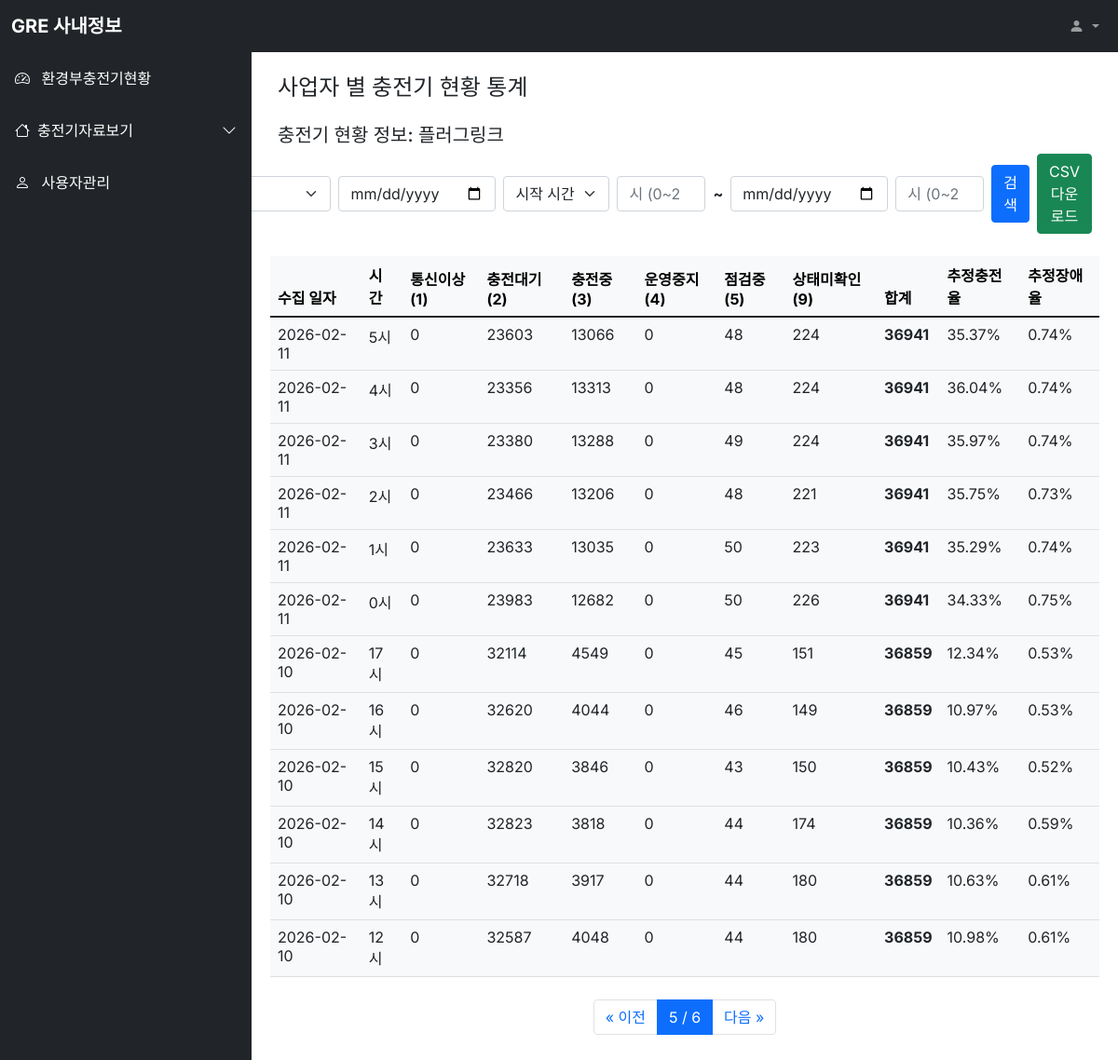
The app's page /dashboard/cpo/?page=5& with its own data.
### dashboard/models.py (models this page shows, shortened)
class cpstatSum(models.Model):
    collected_date = models.DateField(verbose_name="수집 일자")
    hour = models.IntegerField(verbose_name="수집 시간(시)")
    busiid = models.CharField(max_length=50, verbose_name="사업자 ID")
    stat_1_count = models.IntegerField(default=0, verbose_name="통신이상(1)")
    stat_2_count = models.IntegerField(default=0, verbose_name="충전대기(2)")
    stat_3_count = models.IntegerField(default=0, verbose_name="충전중(3)")
    stat_4_count = models.IntegerField(default=0, verbose_name="운영중지(4)")
    stat_5_count = models.IntegerField(default=0, verbose_name="점검중(5)")
    stat_9_count = models.IntegerField(default=0, verbose_name="상태미확인(9)")
    class Meta:
        unique_together = ('collected_date', 'hour', 'busiid')
        verbose_name = "시간별 충전기 상태 요약"
        verbose_name_plural = "시간별 충전기 상태 요약 목록"
    @property
    def total_count(self):
        return (self.stat_1_count + self.stat_2_count + self.stat_3_count +
                self.stat_4_count + self.stat_5_count + self.stat_9_count)
    @property
    def charging_ratio(self):
        if self.total_count == 0:
            return 0
        return (self.stat_3_count / self.total_count) * 100
    @property
    def error_ratio(self):
        if self.total_count == 0:
            return 0
        return (self.stat_1_count + self.stat_4_count + self.stat_5_count + self.stat_9_count) / self.total_count * 100

### dashboard/views.py (the view, shortened to what this page needs)
# urls.py: path('cpo/', views.cpostatSumList.as_view()),
class cpostatSumList(ListView):
  model = cpstatSum
  template_name='cpostatsum_list.html'
  context_object_name = 'cpostatsumList'
  paginate_by = 12
  queryset = cpstatSum.objects.all()
  def get_queryset(self):
    qs = cpstatSum.objects.all()
    selected_busiid = self.request.GET.get("busiid", "PL")
    qs = qs.filter(busiid=selected_busiid)
    start_date = self.request.GET.get("start_date")
    start_hour = self.request.GET.get("start_hour")
    end_date = self.request.GET.get("end_date")
    end_hour = self.request.GET.get("end_hour")
    return qs.order_by('-collected_date', '-hour')
  def get_context_data(self, **kwargs):
    context = super(cpostatSumList, self).get_context_data(**kwargs)
    context['selected_busiid'] = self.request.GET.get("busiid", "PL")
    context['start_date'] = self.request.GET.get("start_date", "")
    context['start_hour'] = self.request.GET.get("start_hour", "")
    context['end_date'] = self.request.GET.get("end_date", "")
    context['end_hour'] = self.request.GET.get("end_hour", "")
    BUSI_MAP = {
      'PL': '플러그링크', 'ME': '기후환경부', 'EV': '에버온', 'LU': 'LG유플러스볼트업',
      'NT': '나이스차저', 'PI': 'GS차지비', 'PW': '파워큐브코리아', 'TOTAL': '전체사업자',
      'GRE': '플러그링크(GRE)', # GRE도 매핑 추가 (필요에 따라 이름 조정)
    }
    raw_busiid_list = cpstatSum.objects.values_list('busiid', flat=True).distinct().order_by('busiid')
    context['busiid_list'] = [{'id': b, 'name': BUSI_MAP.get(b, b)} for b in raw_busiid_list]
    context['selected_busi_name'] = BUSI_MAP.get(context['selected_busiid'], context['selected_busiid'])
    query_params = self.request.GET.copy()
    if 'page' in query_params:
      del query_params['page']
    context['query_string'] = query_params.urlencode()
    return context
  def get(self, request, *args, **kwargs):
    return super().get(request, *args, **kwargs)

### dashboard/templates/cpostatsum_list.html (shortened to what this page needs)
{% extends "base.html" %}
{% block contents %}
<div class="row mt-3 mx-3">
  <div class="col-md-10 fw-bold"><h4>사업자 별 충전기 현황 통계</h4></div>
</div>
<div class="row mt-3 mx-3">
  <div class="col-md-12 fw-bold"><h5>충전기 현황 정보: {{ selected_busi_name }}</h5></div>
  <div class="col-md-12 text-end">
    <form method="get" action="" class="d-flex justify-content-end align-items-center gap-2">
      <input type="date" name="start_date" class="form-control w-auto" value="{{ start_date }}">
      <select name="start_hour" class="form-select w-auto">
        <option value="">시작 시간</option>
      </select>
      <input type="number" name="start_hour" class="form-control w-auto" placeholder="시 (0~23)" min="0" max="23" value="{{ start_hour }}" style="width: 90px;">
      <span class="fw-bold">~</span>
      <input type="date" name="end_date" class="form-control w-auto" value="{{ end_date }}">
      <input type="number" name="end_hour" class="form-control w-auto" placeholder="시 (0~23)" min="0" max="23" value="{{ end_hour }}" style="width: 90px;">
      <button type="submit" class="btn btn-primary">검색</button>
      <button type="submit" name="export" value="csv" class="btn btn-success">CSV 다운로드</button>
    </form>
  </div>
</div>
<div class="row mt-2 mx-2">
  <div class="col-12">
    <table class="table table-light">
      <thead class="thead-light">
        <tr>
          <th>수집 일자</th>
          <th>시간</th>
          <th>통신이상(1)</th>
          <th>충전대기(2)</th>
          <th>충전중(3)</th>
          <th>운영중지(4)</th>
          <th>점검중(5)</th>
          <th>상태미확인(9)</th>
          <th>합계</th>
          <th>추정충전율</th>
          <th>추정장애율</th>
        </tr>
      </thead>
      <tbody class="text-dark">
        {% for stat in cpostatsumList %}
        <tr>
          <td>{{ stat.collected_date|date:"Y-m-d" }}</td>
          <td>{{ stat.hour }}시</td>
          <td>{{ stat.stat_1_count }}</td>
          <td>{{ stat.stat_2_count }}</td>
          <td>{{ stat.stat_3_count }}</td>
          <td>{{ stat.stat_4_count }}</td>
          <td>{{ stat.stat_5_count }}</td>
          <td>{{ stat.stat_9_count }}</td>
          <td><strong>{{ stat.total_count }}</strong></td>
          <td>{{ stat.charging_ratio|floatformat:2 }}%</td>
          <td>{{ stat.error_ratio|floatformat:2 }}%</td>
        </tr>
        {% empty %}
        <tr>
          <td colspan="7" class="text-center">등록된 충전기 통계가 없습니다.</td>
        </tr>
        {% endfor %}
      </tbody>
    </table>
    {% if is_paginated %}
    <div class="row mt-4 mb-4">
      <div class="col-12 d-flex justify-content-center">
        <nav aria-label="Page navigation">
          <ul class="pagination">
            {% if page_obj.has_previous %}
              <li class="page-item">
                <a class="page-link" href="?page={{ page_obj.previous_page_number }}&{{ query_string }}">&laquo; 이전</a>
              </li>
            {% else %}
              <li class="page-item disabled"><span class="page-link">&laquo; 이전</span></li>
            {% endif %}
            <li class="page-item active"><span class="page-link">{{ page_obj.number }} / {{ paginator.num_pages }}</span></li>
            {% if page_obj.has_next %}
              <li class="page-item">
                <a class="page-link" href="?page={{ page_obj.next_page_number }}&{{ query_string }}">다음 &raquo;</a>
              </li>
            {% else %}
              <li class="page-item disabled"><span class="page-link">다음 &raquo;</span></li>
            {% endif %}
          </ul>
        </nav>
      </div>
    </div>
    {% endif %}
  </div>
</div>
{% endblock %}

### static/style.css (style rules this page uses)
body, button { font-family: "Inter", sans-serif; }
:root { --offcanvas-width: 270px; --topNavbarHeight: 56px; }
@media (min-width: 992px) { body { overflow: auto !important; } }

### records on screen
cpstatSum: collected_date "2026-02-11", hour "5", stat_1_count "0", stat_2_count "23603", stat_3_count "13066", stat_4_count "0", stat_5_count "48", stat_9_count "224", total_count "36941", charging_ratio "35.37", error_ratio "0.74"
cpstatSum: collected_date "2026-02-11", hour "4", stat_1_count "0", stat_2_count "23356", stat_3_count "13313", stat_4_count "0", stat_5_count "48", stat_9_count "224", total_count "36941", charging_ratio "36.04", error_ratio "0.74"
cpstatSum: collected_date "2026-02-11", hour "3", stat_1_count "0", stat_2_count "23380", stat_3_count "13288", stat_4_count "0", stat_5_count "49", stat_9_count "224", total_count "36941", charging_ratio "35.97", error_ratio "0.74"
cpstatSum: collected_date "2026-02-11", hour "2", stat_1_count "0", stat_2_count "23466", stat_3_count "13206", stat_4_count "0", stat_5_count "48", stat_9_count "221", total_count "36941", charging_ratio "35.75", error_ratio "0.73"
cpstatSum: collected_date "2026-02-11", hour "1", stat_1_count "0", stat_2_count "23633", stat_3_count "13035", stat_4_count "0", stat_5_count "50", stat_9_count "223", total_count "36941", charging_ratio "35.29", error_ratio "0.74"
cpstatSum: collected_date "2026-02-11", hour "0", stat_1_count "0", stat_2_count "23983", stat_3_count "12682", stat_4_count "0", stat_5_count "50", stat_9_count "226", total_count "36941", charging_ratio "34.33", error_ratio "0.75"
cpstatSum: collected_date "2026-02-10", hour "17", stat_1_count "0", stat_2_count "32114", stat_3_count "4549", stat_4_count "0", stat_5_count "45", stat_9_count "151", total_count "36859", charging_ratio "12.34", error_ratio "0.53"
cpstatSum: collected_date "2026-02-10", hour "16", stat_1_count "0", stat_2_count "32620", stat_3_count "4044", stat_4_count "0", stat_5_count "46", stat_9_count "149", total_count "36859", charging_ratio "10.97", error_ratio "0.53"
cpstatSum: collected_date "2026-02-10", hour "15", stat_1_count "0", stat_2_count "32820", stat_3_count "3846", stat_4_count "0", stat_5_count "43", stat_9_count "150", total_count "36859", charging_ratio "10.43", error_ratio "0.52"
cpstatSum: collected_date "2026-02-10", hour "14", stat_1_count "0", stat_2_count "32823", stat_3_count "3818", stat_4_count "0", stat_5_count "44", stat_9_count "174", total_count "36859", charging_ratio "10.36", error_ratio "0.59"
cpstatSum: collected_date "2026-02-10", hour "13", stat_1_count "0", stat_2_count "32718", stat_3_count "3917", stat_4_count "0", stat_5_count "44", stat_9_count "180", total_count "36859", charging_ratio "10.63", error_ratio "0.61"
cpstatSum: collected_date "2026-02-10", hour "12", stat_1_count "0", stat_2_count "32587", stat_3_count "4048", stat_4_count "0", stat_5_count "44", stat_9_count "180", total_count "36859", charging_ratio "10.98", error_ratio "0.61"

### other values on screen
{{ selected_busi_name }} "플러그링크"
{{ page_obj.number }} "5"
{{ paginator.num_pages }} "6"
